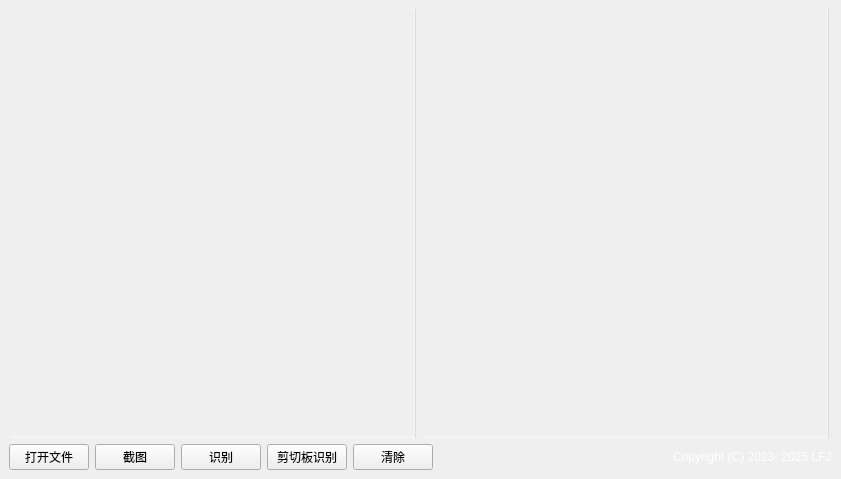
<?xml version="1.0" encoding="UTF-8"?>
<ui version="4.0">
 <class>MainWindow</class>
 <widget class="QMainWindow" name="MainWindow">
  <property name="geometry">
   <rect>
    <x>0</x>
    <y>0</y>
    <width>841</width>
    <height>479</height>
   </rect>
  </property>
  <property name="sizePolicy">
   <sizepolicy hsizetype="Preferred" vsizetype="Preferred">
    <horstretch>0</horstretch>
    <verstretch>0</verstretch>
   </sizepolicy>
  </property>
  <property name="windowTitle">
   <string>图片文字提取</string>
  </property>
  <property name="windowIcon">
   <iconset resource="resource.qrc">
    <normaloff>:/resource/image/lb_app_logo.ico</normaloff>:/resource/image/lb_app_logo.ico</iconset>
  </property>
  <property name="styleSheet">
   <string notr="true"/>
  </property>
  <widget class="QWidget" name="centralwidget">
   <layout class="QGridLayout" name="gridLayout_4">
    <item row="0" column="0">
     <layout class="QGridLayout" name="gridLayout_5">
      <item row="0" column="0">
       <widget class="QScrollArea" name="scrollArea">
        <property name="minimumSize">
         <size>
          <width>405</width>
          <height>415</height>
         </size>
        </property>
        <property name="maximumSize">
         <size>
          <width>405</width>
          <height>16777215</height>
         </size>
        </property>
        <property name="styleSheet">
         <string notr="true">QScrollArea{
border: 0px solid;
border-right-width: 1px;
border-right-color: #dcdbdc;
background-color: #f5f5f7;
}
QScrollBar:vertical {
border: none;
background: #f5f5f7;
width: 10px;
margin: 0px 0 0px 0;
}
QScrollBar::handle:vertical {
background: Gainsboro;
min-height: 20px;
border-radius: 5px;
border: none;
}
QScrollBar::add-line:vertical {
border: 0px solid grey;
background: #32CC99;
height: 0px;
subcontrol-position: bottom;
subcontrol-origin: margin;
}
QScrollBar::sub-line:vertical {
border: 0px solid grey;
background: #32CC99;
height: 0px;
subcontrol-position: top;
subcontrol-origin: margin;
}
QScrollBar::add-page:vertical, QScrollBar::sub-page:vertical {
background: none;
width: 0px;
height: 0px;
}

</string>
        </property>
        <property name="frameShape">
         <enum>QFrame::NoFrame</enum>
        </property>
        <property name="widgetResizable">
         <bool>true</bool>
        </property>
        <widget class="QWidget" name="scrollAreaWidgetContents_2">
         <property name="geometry">
          <rect>
           <x>0</x>
           <y>0</y>
           <width>403</width>
           <height>413</height>
          </rect>
         </property>
         <layout class="QGridLayout" name="gridLayout_2">
          <property name="leftMargin">
           <number>0</number>
          </property>
          <property name="topMargin">
           <number>7</number>
          </property>
          <property name="rightMargin">
           <number>0</number>
          </property>
          <property name="bottomMargin">
           <number>7</number>
          </property>
          <property name="spacing">
           <number>0</number>
          </property>
         </layout>
        </widget>
       </widget>
      </item>
      <item row="0" column="1">
       <widget class="QScrollArea" name="scrollArea_text">
        <property name="minimumSize">
         <size>
          <width>405</width>
          <height>415</height>
         </size>
        </property>
        <property name="maximumSize">
         <size>
          <width>405</width>
          <height>16777215</height>
         </size>
        </property>
        <property name="styleSheet">
         <string notr="true">QScrollArea{
border: 0px solid;
border-right-width: 1px;
border-right-color: #dcdbdc;
background-color: #f5f5f7;
}
QScrollBar:vertical {
border: none;
background: #f5f5f7;
width: 10px;
margin: 0px 0 0px 0;
}
QScrollBar::handle:vertical {
background: Gainsboro;
min-height: 20px;
border-radius: 5px;
border: none;
}
QScrollBar::add-line:vertical {
border: 0px solid grey;
background: #32CC99;
height: 0px;
subcontrol-position: bottom;
subcontrol-origin: margin;
}
QScrollBar::sub-line:vertical {
border: 0px solid grey;
background: #32CC99;
height: 0px;
subcontrol-position: top;
subcontrol-origin: margin;
}
QScrollBar::add-page:vertical, QScrollBar::sub-page:vertical {
background: none;
width: 0px;
height: 0px;
}</string>
        </property>
        <property name="widgetResizable">
         <bool>true</bool>
        </property>
        <widget class="QWidget" name="scrollAreaWidgetContents_3">
         <property name="geometry">
          <rect>
           <x>0</x>
           <y>0</y>
           <width>403</width>
           <height>413</height>
          </rect>
         </property>
         <layout class="QGridLayout" name="gridLayout_3">
          <property name="leftMargin">
           <number>0</number>
          </property>
          <property name="topMargin">
           <number>7</number>
          </property>
          <property name="rightMargin">
           <number>0</number>
          </property>
          <property name="bottomMargin">
           <number>7</number>
          </property>
          <property name="spacing">
           <number>0</number>
          </property>
         </layout>
        </widget>
       </widget>
      </item>
     </layout>
    </item>
    <item row="1" column="0">
     <layout class="QGridLayout" name="gridLayout">
      <item row="0" column="1">
       <widget class="QLabel" name="label_copyright">
        <property name="styleSheet">
         <string notr="true">color: rgb(255, 255, 255);</string>
        </property>
        <property name="text">
         <string>Copyright (C) 2023- 2025 LFJ</string>
        </property>
       </widget>
      </item>
      <item row="0" column="0">
       <layout class="QHBoxLayout" name="horizontalLayout">
        <item>
         <widget class="QPushButton" name="pushButton">
          <property name="text">
           <string>打开文件</string>
          </property>
         </widget>
        </item>
        <item>
         <widget class="QPushButton" name="pushButton_2">
          <property name="text">
           <string>截图</string>
          </property>
         </widget>
        </item>
        <item>
         <widget class="QPushButton" name="pushButton_3">
          <property name="text">
           <string>识别</string>
          </property>
         </widget>
        </item>
        <item>
         <widget class="QPushButton" name="pushButton_5">
          <property name="text">
           <string>剪切板识别</string>
          </property>
         </widget>
        </item>
        <item>
         <widget class="QPushButton" name="pushButton_4">
          <property name="text">
           <string>清除</string>
          </property>
         </widget>
        </item>
        <item>
         <spacer name="horizontalSpacer_2">
          <property name="orientation">
           <enum>Qt::Horizontal</enum>
          </property>
          <property name="sizeHint" stdset="0">
           <size>
            <width>40</width>
            <height>20</height>
           </size>
          </property>
         </spacer>
        </item>
       </layout>
      </item>
     </layout>
    </item>
   </layout>
  </widget>
 </widget>
 <resources>
  <include location="resource.qrc"/>
 </resources>
 <connections/>
</ui>
